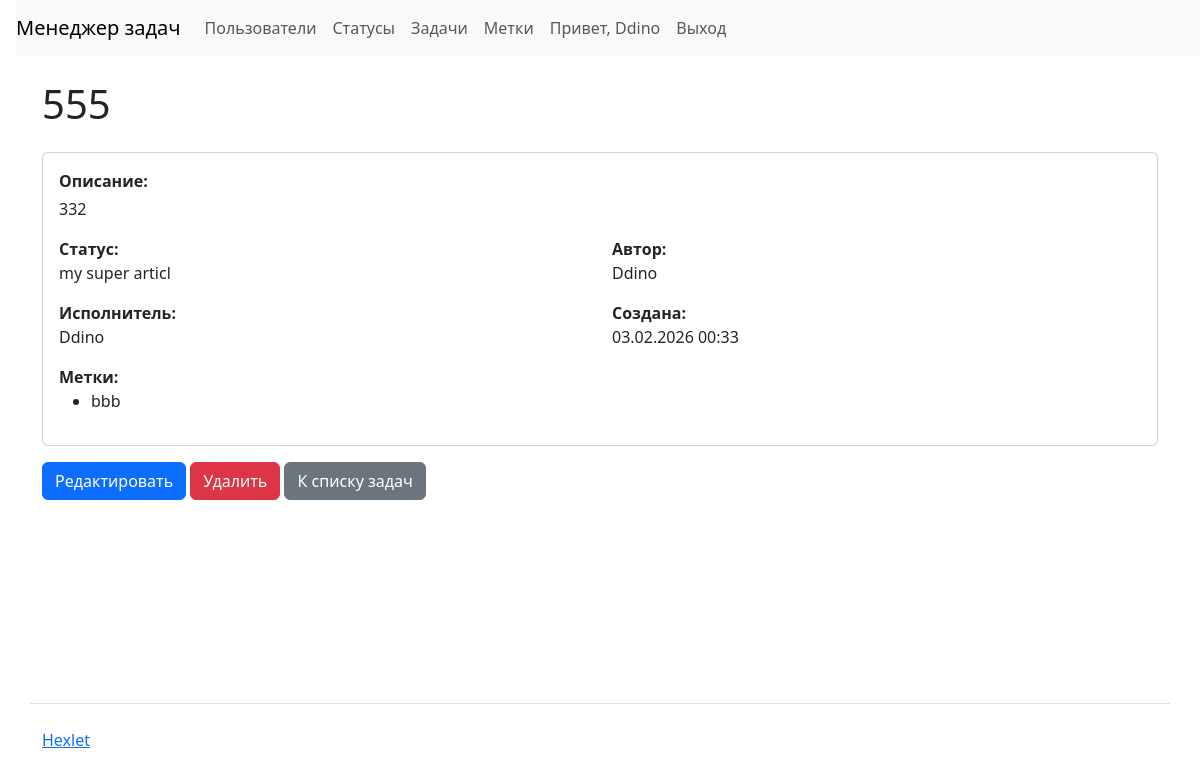
The app's page /tasks/2/ (signed in), older data.
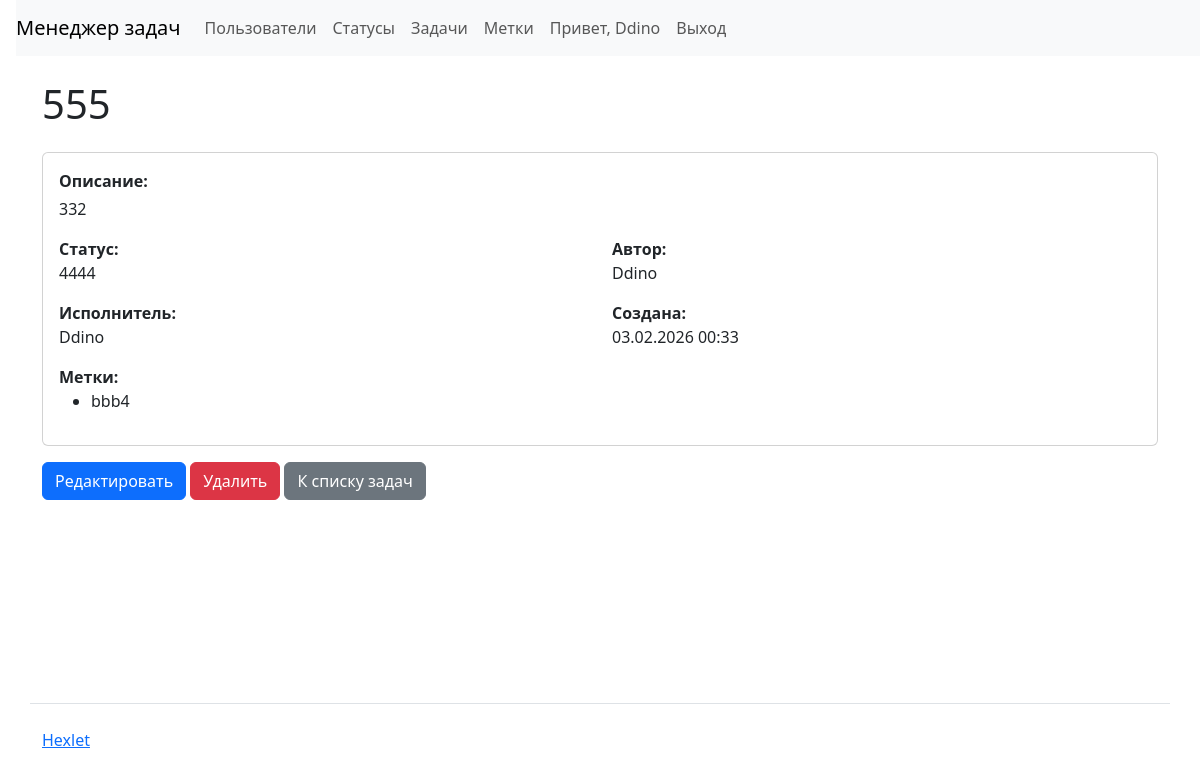
The same page, newer data.
### task_manager/tasks/models.py (models this page shows, shortened)
class Task(models.Model):
    name = models.CharField(max_length=255, verbose_name='Название')
    description = models.TextField(blank=True, verbose_name='Описание')
    user = models.ForeignKey(
        User,
        on_delete=models.SET_NULL,
        null=True,
        blank=True,
        related_name='tasks',
        verbose_name='Исполнитель'
    )
    status = models.ForeignKey(
        Status,
        on_delete=models.PROTECT,
        related_name='tasks',
        verbose_name='Статус'
    )
    author = models.ForeignKey(
        User,
        on_delete=models.CASCADE,
        related_name='created_tasks',
        verbose_name='Автор'
    )
    labels = models.ManyToManyField(
        Label,
        blank=True,
        related_name='tasks',
        verbose_name='Метки'
    )
    created_at = models.DateTimeField(auto_now_add=True, verbose_name='Дата создания')
    class Meta:
        verbose_name = 'Задача'
        verbose_name_plural = 'Задачи'

### task_manager/statuses/models.py (models this page shows, shortened)
class Status(models.Model):
    name = models.CharField(max_length=100)
    created_at = models.DateTimeField(auto_now_add=True)

### task_manager/labels/models.py (models this page shows, shortened)
class Label(models.Model):
    name = models.CharField(max_length=50, unique=True, verbose_name='Название')
    created_at = models.DateTimeField(default=timezone.now, verbose_name='Дата создания')
    class Meta:
        verbose_name = 'Метка'
        verbose_name_plural = 'Метки'

### task_manager/tasks/views.py (the view)
# urls.py: path('<int:pk>/', TaskDetailView.as_view(), name='task-detail'),
class TaskDetailView(LoginRequiredMixin, DetailView):
    model = Task
    template_name = 'tasks/task_detail.html'
    context_object_name = 'task'

### task_manager/templates/tasks/task_detail.html (shortened to what this page needs)
{% extends 'base.html' %}
{% block content %}
<h1 class="my-4">{{ task.name }}</h1>
<div class="card">
    <div class="card-body">
        <div class="mb-3">
            <strong>Описание:</strong>
            <p class="mt-1">{{ task.description|default:"Нет описания" }}</p>
        </div>
        <div class="row">
            <div class="col-md-6">
                <strong>Статус:</strong>
                <p>{{ task.status.name }}</p>
            </div>
            <div class="col-md-6">
                <strong>Автор:</strong>
                <p>{{ task.author.username }}</p>
            </div>
        </div>
        <div class="row">
            <div class="col-md-6">
                <strong>Исполнитель:</strong>
                <p>{{ task.user.username|default:"Не назначен" }}</p>
            </div>
            <div class="col-md-6">
                <strong>Создана:</strong>
                <p>{{ task.created_at|date:"d.m.Y H:i" }}</p>
            </div>
        </div>
        {% if task.labels.all %}
        <div class="mb-3">
            <strong>Метки:</strong>
            <ul>
                {% for label in task.labels.all %}
                <li>{{ label.name }}</li>
                {% endfor %}
            </ul>
        </div>
        {% endif %}
    </div>
</div>
<div class="mt-3">
    {% if user == task.author %}
    <a href="{% url 'task-update' task.pk %}" class="btn btn-primary">Редактировать</a>
    <a href="{% url 'task-delete' task.pk %}" class="btn btn-danger">Удалить</a>
    {% endif %}
    <a href="{% url 'task-list' %}" class="btn btn-secondary">К списку задач</a>
</div>
{% endblock %}

Row changes from the older to the newer data that the page shows:
changed Task "Ddino": status.name "my super articl" → "4444"
changed Label: name "bbb" → "bbb4"
